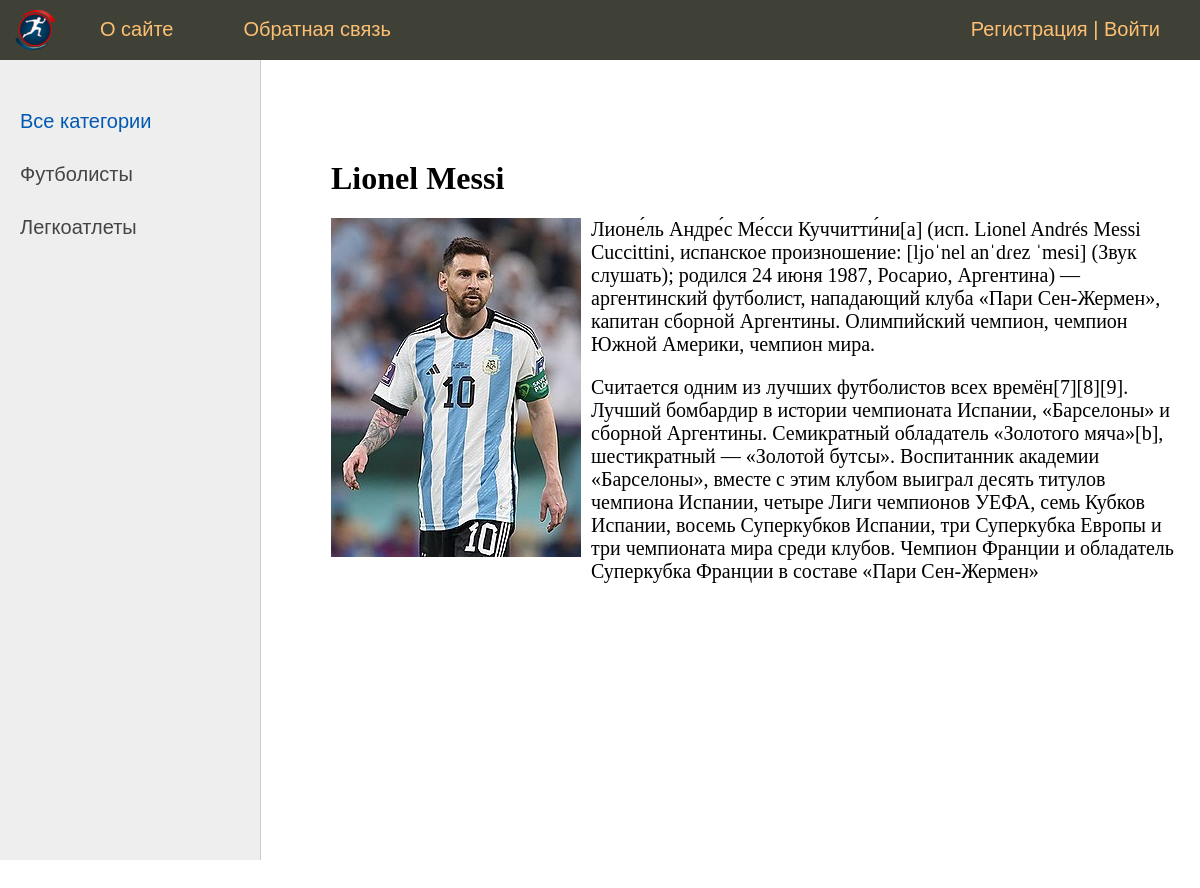
/post/lionel-messi/, run on the app's committed database.
### athlete/models.py (models this page shows, shortened)
class AthleteSport(models.Model):
    name = models.CharField(max_length=255)
    slug = models.SlugField(unique=True)
    def get_absolute_url(self):
        return reverse('sport', kwargs={'sport_slug': self.slug})

class Athlete(models.Model):
    name = models.CharField(max_length=255, verbose_name='Имя')
    slug = models.SlugField(unique=True, verbose_name='URL')
    age = models.IntegerField(verbose_name='Возраст')
    content = models.TextField(verbose_name='Описание')
    photo = models.ImageField(upload_to='athlete/', verbose_name='Фото')
    created_at = models.DateTimeField(auto_now_add=True, verbose_name='Дата создания')
    updated_at = models.DateTimeField(auto_now=True, verbose_name='Дата изменения')
    sport = models.ForeignKey('AthleteSport', on_delete=models.PROTECT, verbose_name='Вид спорта', default='')
    def __str__(self):
        return self.name
    class Meta:
        ordering = ['updated_at']

### athlete/views.py (the view)
# urls.py: path('post/<slug:post_slug>/', ShowPost.as_view(), name='post'),
class ShowPost(DataMixin, DetailView):
    model = Athlete
    template_name = 'athlete/post.html'
    context_object_name = 'post'
    slug_url_kwarg = 'post_slug'
    def get_context_data(self, *, object_list=None, **kwargs):
        context = super().get_context_data(**kwargs)
        c_def = self.get_user_context(title=context['post'])
        return context|c_def

### athlete/utils.py (called while the page is built)
    def get_user_context(self, **kwargs):
        context = kwargs
        sports = AthleteSport.objects.annotate(Count('athlete'))
        user_menu = menu.copy()
        if not self.request.user.is_authenticated:
            user_menu.pop(1)
        context['menu'] = user_menu
        context['sports'] = sports
        if 'sport_selected' not in context:
            context['sport_selected'] = 0
        return context

### athlete/templates/athlete/post.html
{% extends 'athlete/base.html' %}
{% block content %}
<h1>{{ post.name }}</h1>
{% if post.photo %}
<p><img class='img-article-left' src="{{post.photo.url}}" ></p>
{% endif %}
{{post.content|linebreaks}}
{% endblock %}

### athlete/templates/athlete/base.html (shortened to what this page needs)
{% load static %}
<!DOCTYPE html>
<html>
<head>
	<link type="text/css" href="{% static 'athlete/css/styles.css' %}" rel="stylesheet" />
</head>
<body>
{% block mainmenu %}
		<div class="header">
			<ul id="mainmenu" class="mainmenu">
			<li class="logo"><a href="{% url 'home' %}"><div class="logo"></div></a></li>
{% for m in menu %}
	<li><a href="{% url m.url_name %}">{{m.title}}</a></li>
{% endfor %}
			{% if request.user.is_authenticated %}
				<li class="last"> {{ user.username }} | <a href="{% url 'logout' %}">Выйти</a> </li>
			{% else %}
				<li class="last"><a href="{% url 'register' %}">Регистрация</a> | <a href="{% url 'login' %}">Войти</a></li>
			{% endif %}
			</ul>
		</div>
{% endblock mainmenu %}
<table class="table-content" border=0 cellpadding="0" cellspacing="0">
<tr>
	<td valign="top" class="left-chapters">
	<ul id="leftchapters">
{% if sport_selected == 0 %}
		<li class="selected">Все категории</li>
{% else %}
		<li><a href="{% url 'home' %}">Все категории</a></li>
{% endif %}
{% for s in sports %}
{% if s.athlete__count > 0 %}
	{% if s.pk == sport_selected %}
		<li class="selected">{{s.name}}</li>
	{% else %}
		<li><a href="{{ s.get_absolute_url }}">{{s.name}}</a></li>
	{% endif %}
{% endif %}
{% endfor %}
	</ul>
</td>
<td valign="top" class="content">
	<div class="content-text">
{% block content %}
{% endblock %}
	</div>
</td></tr></table>
</body>
</html>

### athlete/static/athlete/css/styles.css (style rules this page uses)
html, body { font-family: 'Arial'; margin: 0; padding: 0; height: 100%; width: 100%; color: #444; }
a { color: #0059b2; text-decoration: none; }
img { max-width: 600px; height: auto; }
img.img-article-left { max-width: 300px; height: auto; float: left; padding: 0 10px 10px 0; }
.header { background: #3F4137; height: 60px; }
.logo { background: url('../images/logo.png') no-repeat 10px 5px; width: 70px; height: 60px; }
ul.mainmenu { list-style: none; margin: 0; padding: 0; height: 60px; color: #fdc073; font-size: 20px; overflow: hidden; }
ul.mainmenu li { float: left; margin: 18px 40px 0 30px; }
ul.mainmenu li.logo { margin: 0; }
ul.mainmenu li.last { float: right; }
ul.mainmenu li a { color: #fdc073; text-decoration: none; }
.table-content { width: 100%; min-height: 100%; height: 100%; }
.left-chapters { margin: 0; background: #eee; border-right: 1px solid #ccc; min-height: 100%; }
.left-chapters ul { width: 230px; min-height: 100%; margin: 0; padding: 20px 10px 10px 20px; list-style: none; font-size: 20px; }
.left-chapters ul li { margin: 30px 0 0 0; color: #999; }
.left-chapters ul li.selected { color: #0059b2; }
.left-chapters ul li a { color: #444; text-decoration: none; }
.content { padding: 40px 20px 20px 40px; width: 100%; box-sizing: border-box; }
.content-text { margin: 60px 0 0 30px; color: #000; font-size: 20px; font-family: Yandex Sans Display Light; }
.content-text h1 { font-size: 32px; }

### data on the page
AthleteSport: name "Футболисты"
AthleteSport: name "Легкоатлеты"
Athlete: name "Lionel Messi", photo (picture), content "Лионе́ль Андре́с Ме́сси Куччитти́ни[a] (исп. Lionel Andrés Messi Cuccittini, испанское произношение: [ljoˈnel anˈdɾez ˈmesi] (Звук слушать); родился 24 июня 1987, Росарио, Аргентина) — аргентинский футболист, нападающий клуба «Пари Сен-Жермен», капитан сборной Аргентины. Олимпийский чемпион, чемпион Южной Америки, чемпион мира. Считается одним из лучших футболистов всех времён[7][8][9]. Лучший бомбардир в истории чемпионата Испании, «Барселоны» и сборной Аргентины. Семикратный обладатель «Золотого мяча»[b], шестикратный — «Золотой бутсы». Воспитанник академии «Барселоны», вместе с этим клубом выиграл десять титулов чемпиона Испании, четыре Лиги чемпионов УЕФА, семь Кубков Испании, восемь…"

### other printed values
{{ m.title }} "О сайте" "Обратная связь"
